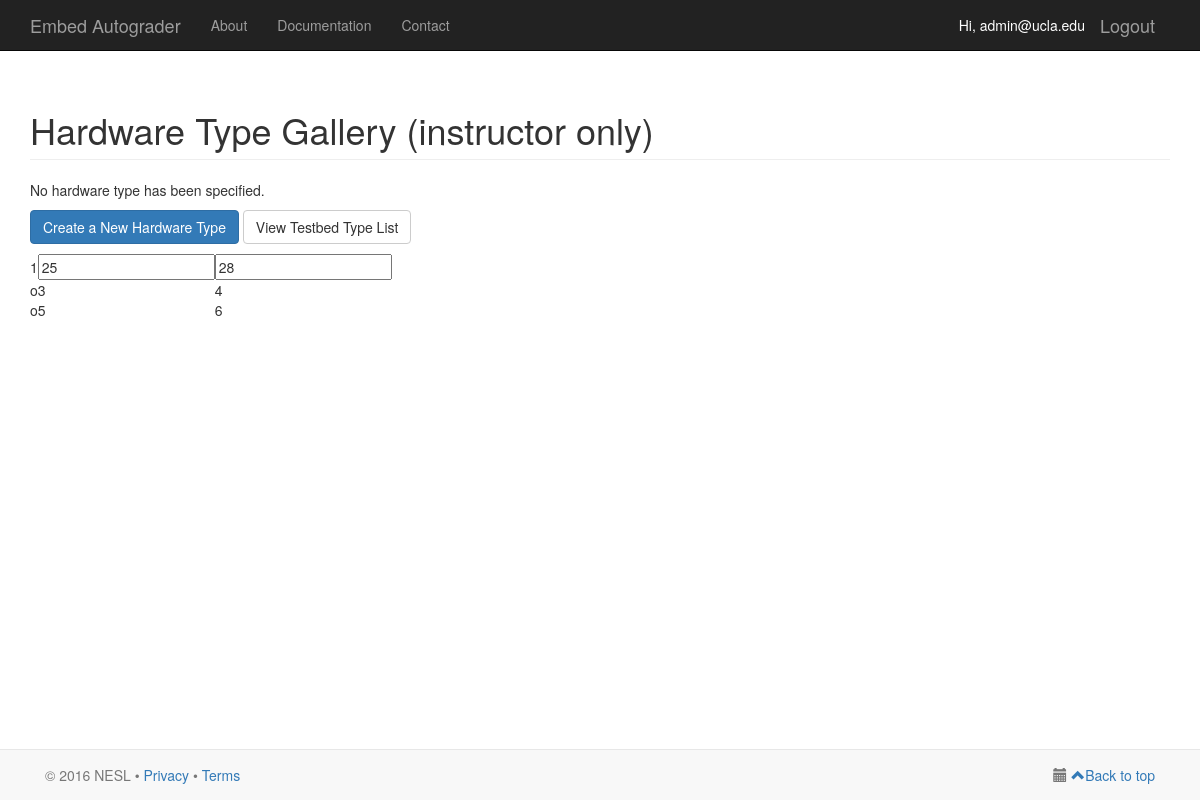
The app's page /hardware-type-list/ (signed in), older data.
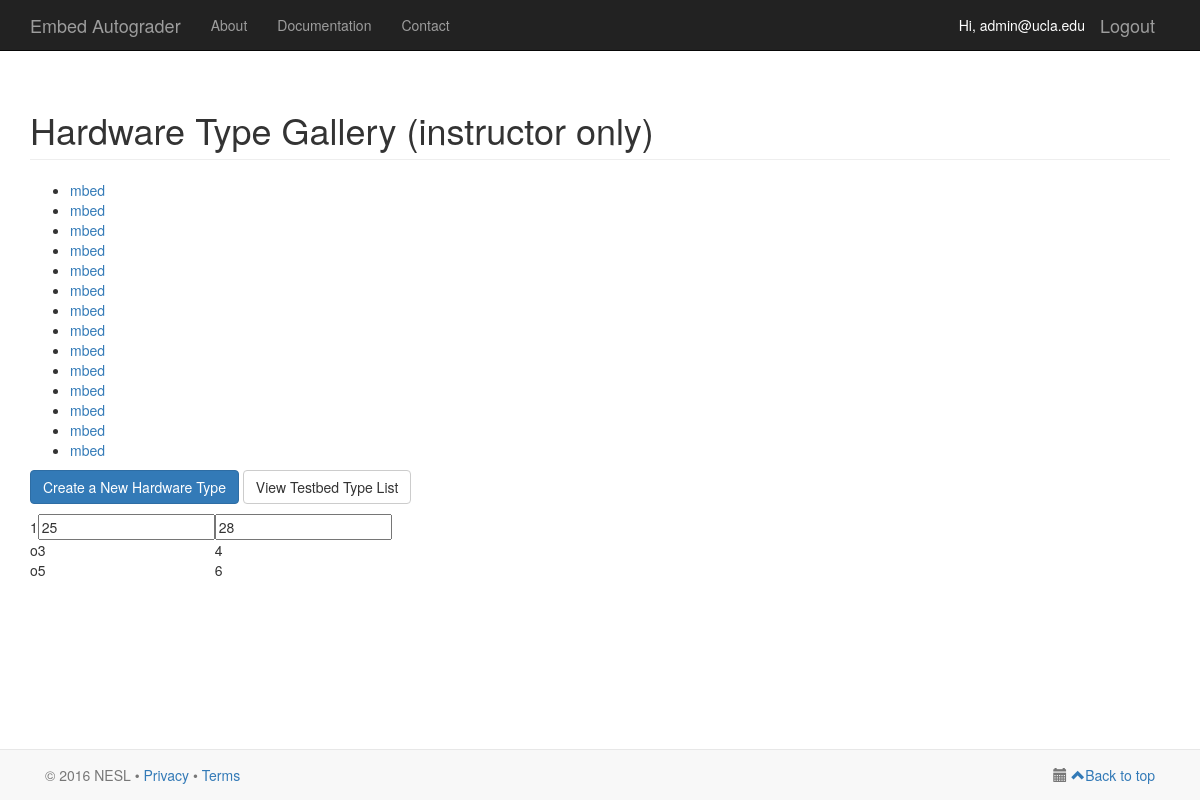
The same page, newer data.
### serapis/models.py (models this page shows)
class HardwareType(models.Model):
    HARDWARE_ENGINE = 0
    DEVICE_UNDER_TEST = 1
    HARDWARE_ROLES = (
        (HARDWARE_ENGINE, 'Hardware Engine'),
        (DEVICE_UNDER_TEST, 'Device Under Test'),
    )
    name = models.CharField(max_length=50)
    pinout = models.FileField(upload_to='uploaded_files')
    link_to_manual = models.URLField()
    hardware_role = models.IntegerField(choices=HARDWARE_ROLES)

### serapis/views.py (the view)
# urls.py: url(r'^hardware-type-list/$', views.hardware_type_list, name='hardware-type-list'),
@login_required(login_url='/login/')
def hardware_type_list(request):
    username = request.user
    user = User.objects.filter(username=username)[0]
    user_profile = UserProfile.objects.filter(user=user)[0]
    if not user_profile.user_role == user_profile.ROLE_SUPER_USER and not user_profile.user_role == user_profile.ROLE_INSTRUCTOR and not user_profile.user_role == user_profile.ROLE_TA:
        return HttpResponse("Not enough privilege")
    hardware_type_list = HardwareType.objects.all()
    template_context = {
            'myuser': request.user,
            'user_profile': user_profile,
            'hardware_type_list': hardware_type_list,
    }
    return render(request, 'serapis/hardware_type_list.html', template_context)

### serapis/templates/serapis/hardware_type_list.html (shortened to what this page needs)
{% extends 'serapis/base.html' %}
{% load staticfiles %}
{% block content %}
    <div class="container">
        <h1 class="page-header">Hardware Type Gallery (instructor only)</h1>
        {% if not hardware_type_list %}
            <p>No hardware type has been specified.</p>
        {% else %}
            <ul>
                {% for hardware_type in hardware_type_list %}
                    <li><a href="{% url 'hardware-type' hardware_type.id %}">{{ hardware_type.name }}</a></li>
                {% endfor %}
            </ul>
        {% endif %}
        <p>
            <a href="{% url 'create-hardware-type' %}" class="btn btn-primary">Create a New Hardware Type</a>
            <a href="{% url 'testbed-type-list' %}" class="btn btn-default">View Testbed Type List</a>
        </p>
        <table>
          <tbody>
            <tr>
              <td>1</td>
              <td><input type="input" value="25" /></td>
              <td><input type="input" value="28" /></td>
            </tr>
            <tr>
              <td>o</td>
              <td>3</td>
              <td>4</td>
            </tr>
            <tr>
              <td>o</td>
              <td>5</td>
              <td>6</td>
            </tr>
          </tbody>
        </table>
    </div>
{% endblock %}

Row changes from the older to the newer data that the page shows:
added HardwareType: name "mbed"
added HardwareType: name "mbed"
added HardwareType: name "mbed"
added HardwareType: name "mbed"
added HardwareType: name "mbed"
added HardwareType: name "mbed"
added HardwareType: name "mbed"
added HardwareType: name "mbed"
added HardwareType: name "mbed"
added HardwareType: name "mbed"
added HardwareType: name "mbed"
added HardwareType: name "mbed"
added HardwareType: name "mbed"
added HardwareType: name "mbed"
Text that changed along with them:
text no longer shown: "No hardware type has been specified."
